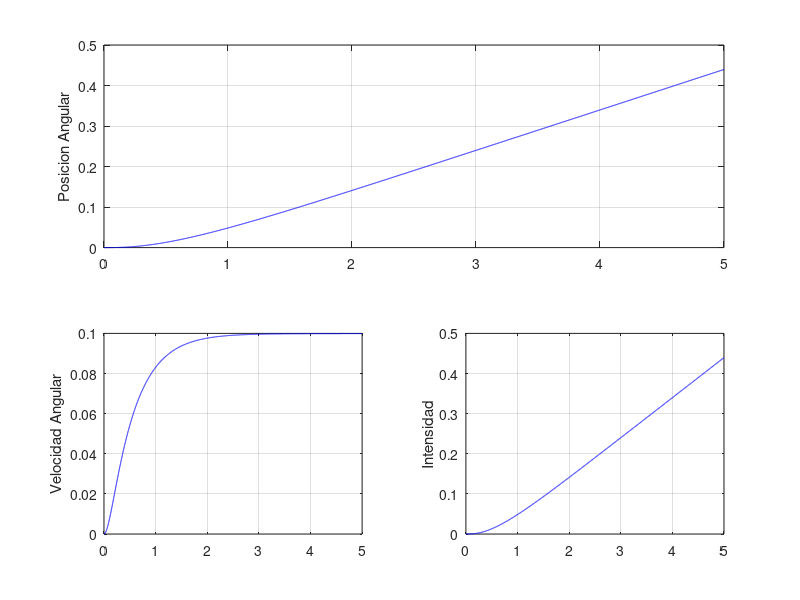

MATLAB code to generate this figure:
clear all; close all; clc

%constantes
J = 0.01;
b = 0.1;
K = 0.01;
R = 1;
L = 0.5;

% Matrices del sistema

A = [ -R/L -K/L 0
        K/J -b/J 0
        0 1 0];
B = [1/L 
     0 
     0];
C = [0 0 1
    K 0 0];
D = [0
     0];
 
% Estabilidad
polos = eig(A);

% Controlabilidad 
CC = [B A*B A*A*B];

% Observabilidad
OO = [C ; C*A ; C*A*A];


% Tiempos 
ti =0;
dt = 0.001;
tf = 5;

% condiciones iniciales

x = [0 0 0]';
u = 1;
k=1; %contador

% Simulacion

for t = ti:dt:tf
%     almacenamiento
    X1(k,1) = x(1,1); %intensidad
    X2(k,1) = x(2,1); %velocidad angular
    X3(k,1) = x(3,1); %posicion angular
    T(k,1) = t;       %Tiempo
    
    %sistema
    xp = A*x + B*u; %Ecuacion del sistema
    y  = C*x + D*u; %Ecuacion de Salida
    
    k = k + 1;
    x = x + xp*dt; % "integracion" de x    porque x' = dx/ dt     x' = xp y tengo dt
end

figure(1)
subplot(211)
plot(T,X3,"b"); grid on
ylabel("Posicion Angular");

subplot(223)
plot(T,X2,"b"); grid on
ylabel("Velocidad Angular");

subplot(224)
plot(T,X3,"b"); grid on
ylabel("Intensidad");

